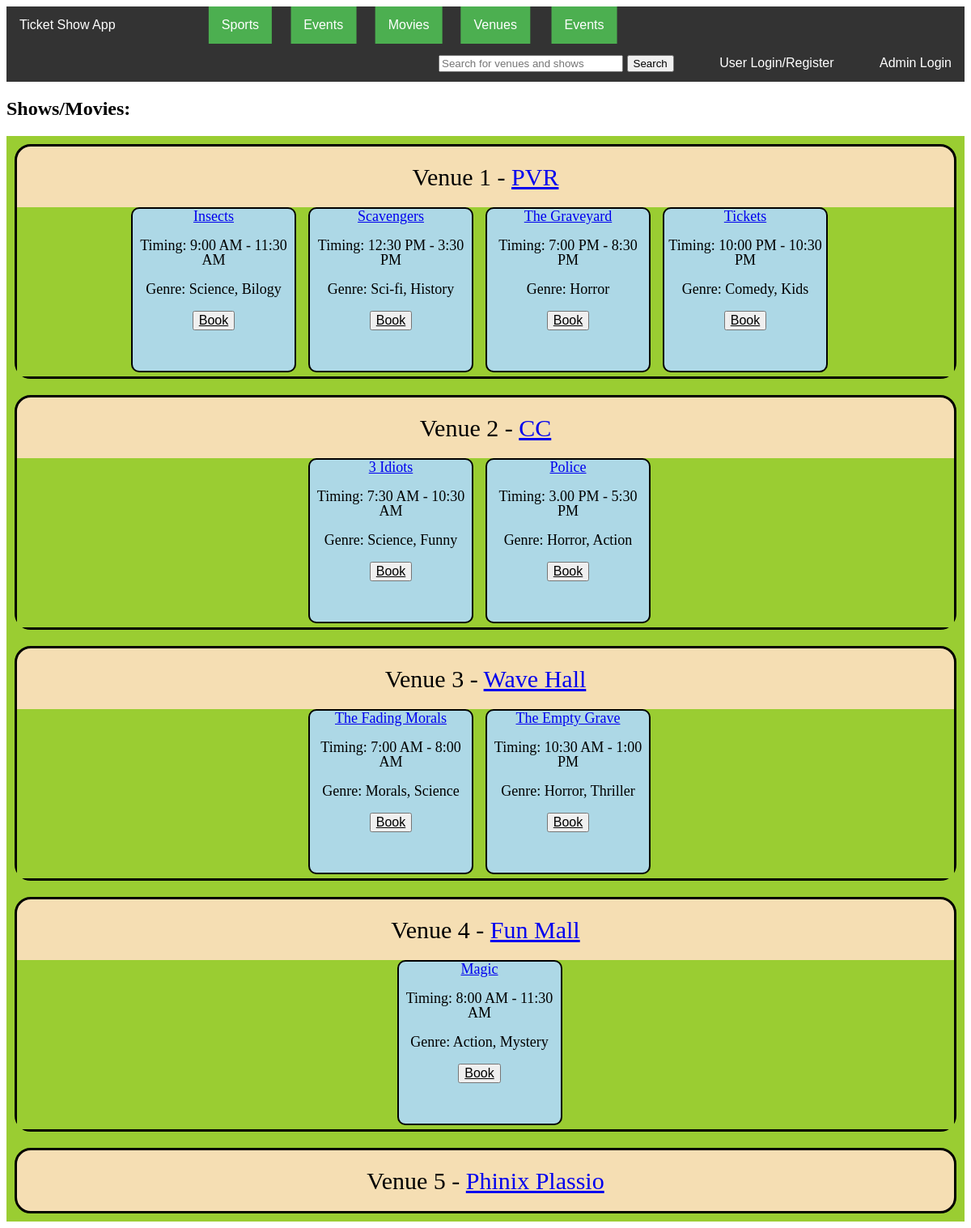
The page / on the database its author committed.
### application/models.py (models this page shows, shortened)
class Venue(db.Model):
    v_id = db.Column(db.Integer, primary_key=True)
    v_name = db.Column(db.String(50),unique=True, nullable=False)
    v_place = db.Column(db.String(50), nullable=False)
    v_location = db.Column(db.String(50))
    v_capacity = db.Column(db.Integer, nullable=False)
    admin_id = db.Column(db.Integer, db.ForeignKey(
        'admin.admin_id'), default=1)
    v_shows = db.relationship(
        "Show", backref="which_venue", cascade="all, delete")

class Show(db.Model):
    s_id = db.Column(db.Integer, primary_key=True)
    s_name = db.Column(db.String(50), nullable=False)
    seats_booked = db.Column(db.Integer, default=0)
    s_rating = db.Column(db.String(6), nullable=True)
    s_tags = db.Column(db.String(100), nullable=True)
    s_price = db.Column(db.Integer, nullable=False)
    s_time = db.Column(db.String, nullable = False)
    s_venue = db.Column(db.Integer, db.ForeignKey('venue.v_id'), nullable=False)
    admin_id = db.Column(db.Integer, db.ForeignKey(
        'admin.admin_id'), default=1)
    s_bookings = db.relationship(
        "Booking", backref="which_show", cascade="all, delete")
    s_ratings = db.relationship(
        "Ratings", backref="which_show", cascade="all, delete")

### application/controllers.py (the view)
@app.route('/', methods=['GET'])
def home():
    venues = Venue.query.all()
    return render_template('index.html', venues=venues)

### templates/index.html (shortened to what this page needs)
<!DOCTYPE html>
<html lang="en">
<head>
    <link rel="stylesheet" href="/static/css/navbar.css">
</head>
<body>
    <nav>
        <a class="home-link" href="#">Ticket Show App</a>
        <a class="products-link active" href="#">Sports</a>
        <a class="products-link active" href="#">Events</a>
        <a class="products-link active" href="#">Movies</a>
        <a class="products-link active" href="#">Venues</a>
        <a class="products-link active" href="#">Events</a>
        <div class="right-links">
            <form action="/home_page/search" method="post" class="search_bar">
                <input type="text" name="q" style="width:220px;" placeholder="Search for venues and shows">
                <button type="submit">Search</button>
            </form>
            <a href="/user_login">User Login/Register</a>
            <a href="/admin_login">Admin Login</a>
        </div>
    </nav>
    <h2>Shows/Movies:</h2>
    <span class="flex-container">
        {% for venue in venues %}
        <div class="style_div">Venue {{loop.index}} - <a href="/api/venue/{{venue.v_id}}/display">{{venue.v_name}}</a>
            <span class="flex-container2">
                {% for show in venue.v_shows %}
                <div class="style_div2">
                    <a href="/api/show/{{show.s_id}}/display">{{show.s_name}}</a>
                    <br><br>
                    Timing: {{show.s_time}}
                    <br><br>
                    Genre: {{show.s_tags}}
                    <br><br>
                    <button>
						<span>
							<a href="/user_login"
								style="font-weight: 500; font-size: 16px; color: rgb(0, 0, 0);">
								Book
							</a>
						</span>
					</button>
                </div>
                {% endfor %}
            </span>
        </div>
        {% endfor %}
    </span>
</body>
</html>

### static/css/navbar.css (style rules this page uses)
nav { overflow: hidden; background-color: #333; font-family: Arial, sans-serif; }
nav a { display: inline-block; color: white; text-align: center; padding: 14px 16px; text-decoration: none; }
.search_bar { display: inline-block; text-align: center; padding: 14px 16px 10px; }
nav .active { background-color: #4caf50; color: white; }
nav .home-link { float: left; }
nav .right-links { float: right; }
nav a:not(.home-link):not(.right-links) { margin-left: 20px; }
nav .products-link { position: relative; left: 10%; transform: translateX(-50%); }

### templates/index.html (style rules this page uses)
.flex-container { display: flex; flex-direction: column; background-color: yellowgreen; }
.flex-container2 { display: flex; flex-direction: row; background-color: yellowgreen; flex-wrap: wrap; justify-content: center; }
.style_div { background-color: wheat; width: auto; height: auto; border: solid black 3px; border-radius: 20px; margin: 10px; text-align: center; line-height: 75px; font-size: 30px; }
.style_div2 { background-color: lightblue; width: 200px; height: 200px; margin-right: 15px; margin-bottom: 5px; border: solid black 2px; border-radius: 10px; text-align: center; line-height: 18px; font-size: 18px; }

### rows shown on the page
Venue: v_name "PVR"
Show: s_name "Insects", s_time "9:00 AM - 11:30 AM", s_tags "Science, Bilogy"
Show: s_name "Scavengers", s_time "12:30 PM - 3:30 PM", s_tags "Sci-fi, History"
Show: s_name "The Graveyard", s_time "7:00 PM - 8:30 PM", s_tags "Horror"
Show: s_name "Tickets", s_time "10:00 PM - 10:30 PM", s_tags "Comedy, Kids"
Venue: v_name "CC"
Show: s_name "3 Idiots", s_time "7:30 AM - 10:30 AM", s_tags "Science, Funny"
Show: s_name "Police", s_time "3.00 PM - 5:30 PM", s_tags "Horror, Action"
Venue: v_name "Wave Hall"
Show: s_name "The Fading Morals", s_time "7:00 AM - 8:00 AM", s_tags "Morals, Science"
Show: s_name "The Empty Grave", s_time "10:30 AM - 1:00 PM", s_tags "Horror, Thriller"
Venue: v_name "Fun Mall"
Show: s_name "Magic", s_time "8:00 AM - 11:30 AM", s_tags "Action, Mystery"
Venue: v_name "Phinix Plassio"
